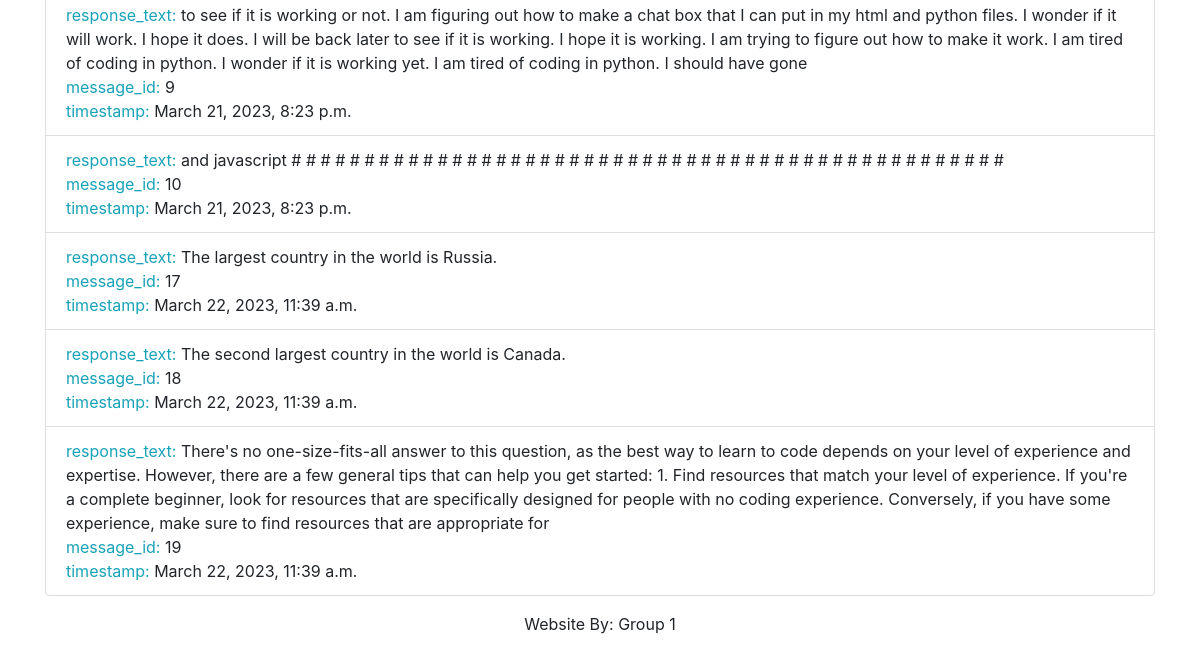
The app's page /response_history/ (lower part), older data.
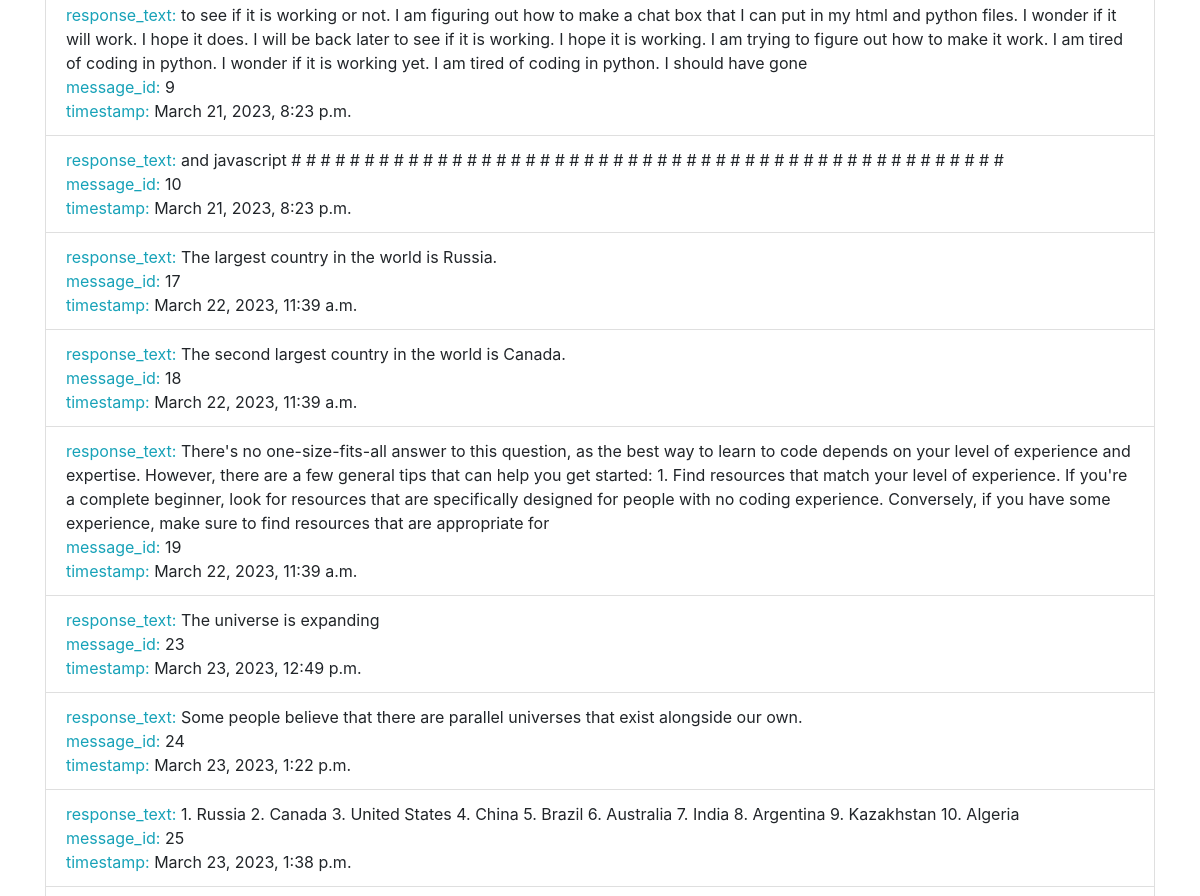
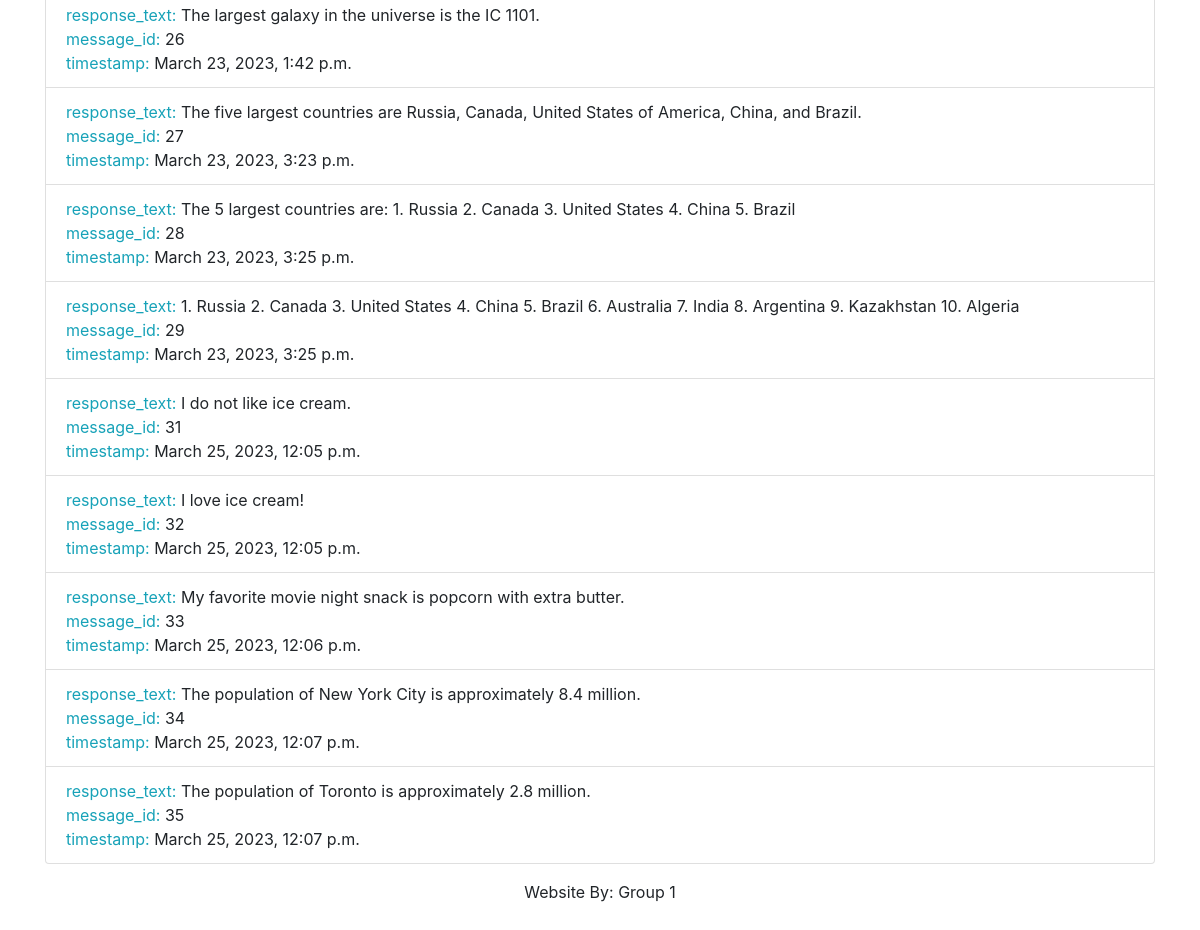
The same page, newer data (2 pictures, top to bottom).
### chatbox/models.py (models this page shows)
class Response(models.Model):
    response_text = models.CharField(max_length=500,help_text="The response_text")
    message = models.ForeignKey(Chatmessage,on_delete=models.CASCADE)
    timestamp = models.DateTimeField(auto_now_add=True,help_text="The timestamp of sending message text")

### chatbox/views.py (the view)
# urls.py: path('response_history/', views.response_history, name='response_history'),
def response_history(request):
    responses = Response.objects.all()
    responses_list = []
    for response in responses:
        responses_list.append({"response": response})
    context = {
        "responses_list": responses_list
    }
    return render(request, "chatbox/response_history.html", context)

### chatbox/templates/chatbox/response_history.html (shortened to what this page needs)
{% extends 'chatbox/base.html' %}
{% block content %}
<ul class="list-group">
  {% for item in responses_list %}
  <li class="list-group-item">
      <span class="text-info">response_text: </span> <span>{{ item.response.response_text }}</span>
      <br>
      <span class="text-info">message_id: </span><span>{{ item.response.message_id }}</span>
      <br>
      <span class="text-info">timestamp: </span><span>{{ item.response.timestamp }}</span>
  </li>
  {% endfor %}
</ul>
{% endblock %}

Row changes from the older to the newer data that the page shows:
added Response: response.response_text "The universe is expanding", response.message_id "23", response.timestamp "March 23, 2023, 12:49 p.m."
added Response: response.response_text "Some people believe that there are parallel universes that exist alongside our own.", response.message_id "24", response.timestamp "March 23, 2023, 1:22 p.m."
added Response: response.response_text "1. Russia 2. Canada 3. United States 4. China 5. Brazil 6. Australia 7. India 8. Argentina 9. Kazakhstan 10. Algeria", response.message_id "25", response.timestamp "March 23, 2023, 1:38 p.m."
added Response: response.response_text "The largest galaxy in the universe is the IC 1101.", response.message_id "26", response.timestamp "March 23, 2023, 1:42 p.m."
added Response: response.response_text "The five largest countries are Russia, Canada, United States of America, China, and Brazil.", response.message_id "27", response.timestamp "March 23, 2023, 3:23 p.m."
added Response: response.response_text "The 5 largest countries are: 1. Russia 2. Canada 3. United States 4. China 5. Brazil", response.message_id "28", response.timestamp "March 23, 2023, 3:25 p.m."
added Response: response.response_text "1. Russia 2. Canada 3. United States 4. China 5. Brazil 6. Australia 7. India 8. Argentina 9. Kazakhstan 10. Algeria", response.message_id "29", response.timestamp "March 23, 2023, 3:25 p.m."
added Response: response.response_text "I do not like ice cream.", response.message_id "31", response.timestamp "March 25, 2023, 12:05 p.m."
added Response: response.response_text "I love ice cream!", response.message_id "32", response.timestamp "March 25, 2023, 12:05 p.m."
added Response: response.response_text "My favorite movie night snack is popcorn with extra butter.", response.message_id "33", response.timestamp "March 25, 2023, 12:06 p.m."
added Response: response.response_text "The population of New York City is approximately 8.4 million.", response.message_id "34", response.timestamp "March 25, 2023, 12:07 p.m."
added Response: response.response_text "The population of Toronto is approximately 2.8 million.", response.message_id "35", response.timestamp "March 25, 2023, 12:07 p.m."
